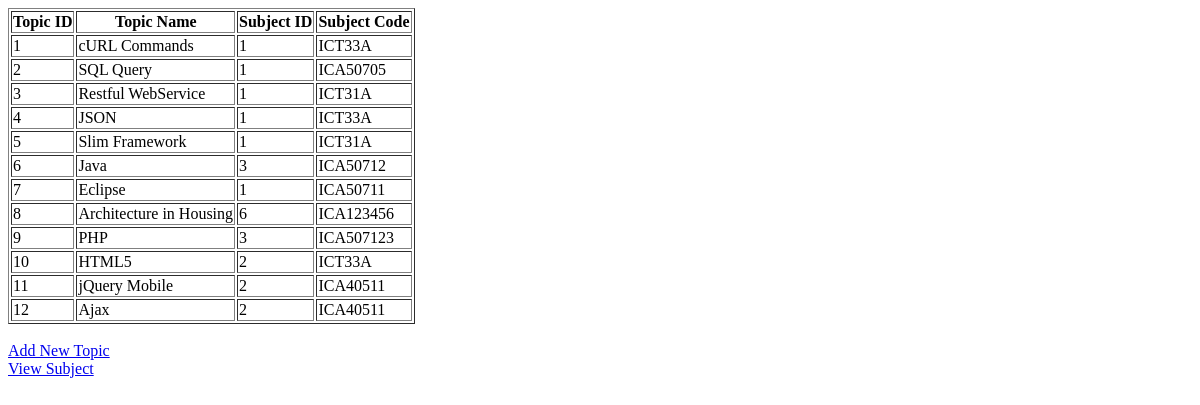
The page /php/topics/all_topics.php on the database as committed earlier.
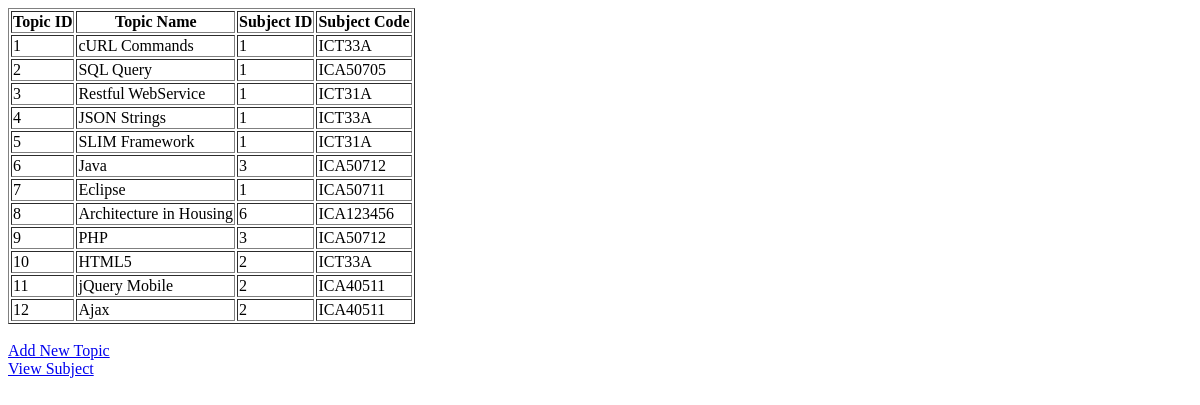
The same page on the database as committed later.
### tables this page shows
CREATE TABLE `topic` (
  `TopicID` int(5) NOT NULL AUTO_INCREMENT,
  `TopicName` varchar(50) NOT NULL,
  `SubjectID` int(11) NOT NULL,
  `SubjectCode` varchar(50) NOT NULL,
  `deletionStatus` tinyint(1) NOT NULL COMMENT '0 = display, 1 = not display',
  `dateupdated` date NOT NULL,
  PRIMARY KEY (`TopicID`),
  KEY `FK_topic` (`SubjectCode`),
  KEY `FK_topicsub` (`SubjectID`)
);

### php/topics/all_topics.php (the view, shortened to what this page needs)
<!DOCTYPE html PUBLIC "-//W3C//DTD XHTML 1.0 Transitional//EN" "http://www.w3.org/TR/xhtml1/DTD/xhtml1-transitional.dtd">
<html xmlns="http://www.w3.org/1999/xhtml">
<head>
</head>
<body>
<?php
$query = mysql_query("SELECT * FROM topic")
	or die("Problem Reading Database". mysql_error());
	echo '<table border="1">';
	echo '<th>Topic ID</th><th>Topic Name</th><th>Subject ID</th><th>Subject Code</th>';
	while($row = mysql_fetch_assoc($query))
	{
		echo '<tr>';
		echo '<td>'.$row['TopicID'].'</td>';
		echo '<td>'.$row['TopicName'].'</td>';
		echo '<td>'.$row['SubjectID'].'</td>';
		echo '<td>'.$row['SubjectCode'].'</td>';
		echo '</tr>';
	}
	echo '</table>';
	echo '<br />';
	echo '<a href="newtopic.html">Add New Topic</a>';
	echo '<br />';
	echo '<a href="viewSubject.html">View Subject</a>';
?>
</body>
</html>

Rows that differ between the two databases and show on the page:
changed topic id 4: TopicName "JSON" → "JSON Strings"
changed topic id 5: TopicName "Slim Framework" → "SLIM Framework"
changed topic "PHP": SubjectCode "ICA507123" → "ICA50712"
